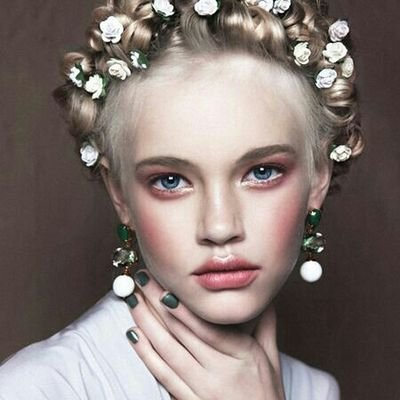
#> input picture Face detection 예제/Lena.jpg, 400 x 400 px
$ python 'Face detection.py'
#> lines starting #> are read from the running program, lines starting #| are printed output that depends on the picture; after the words box and inside, x2 and y2 are one past the last pixel; in counts of white or black regions, pixels touching at a corner belong together
# -*- coding: utf-8 -*-
"""
Created on Fri May 28 16:05:58 2021

@author: 이병화
"""

import cv2

face_cascade = cv2.CascadeClassifier(cv2.data.haarcascades +"haarcascade_frontalface_default.xml")

img = cv2.imread('Lena.jpg')
#> img is the input picture: shape (400, 400, 3); mean B, G, R 113.7, 118.1, 130.8

gray = cv2.cvtColor(img,cv2.COLOR_BGR2GRAY)
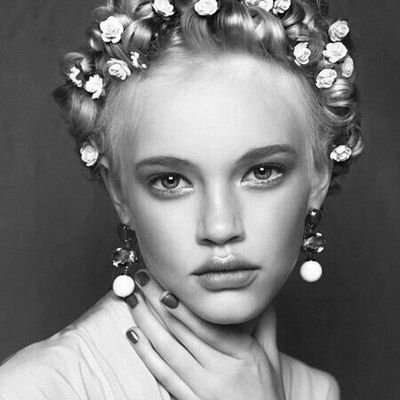
#> gray: shape (400, 400); min 0, max 255, mean 121.4

faces = face_cascade.detectMultiScale(gray, 1.1,4)
#> faces = [[105, 89, 231, 231]]

for (x,y,w,h) in faces:
    cv2.rectangle(img, (x,y),(x+w, y+h), (255,0,0), 2)
#> this loop made 1 pass
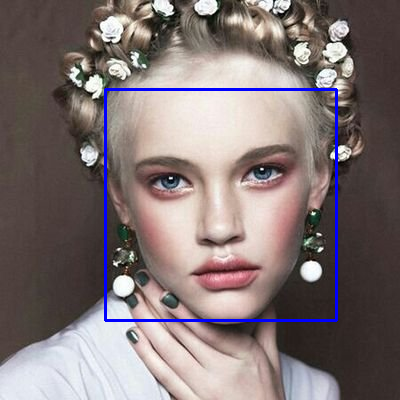
#> img: shape (400, 400, 3); 1.73% of pixels changed, all inside (x1, y1, x2, y2) = (104, 88, 338, 322)

cv2.imshow('img',img)
cv2.waitKey()
cv2.destroyAllWindows()
